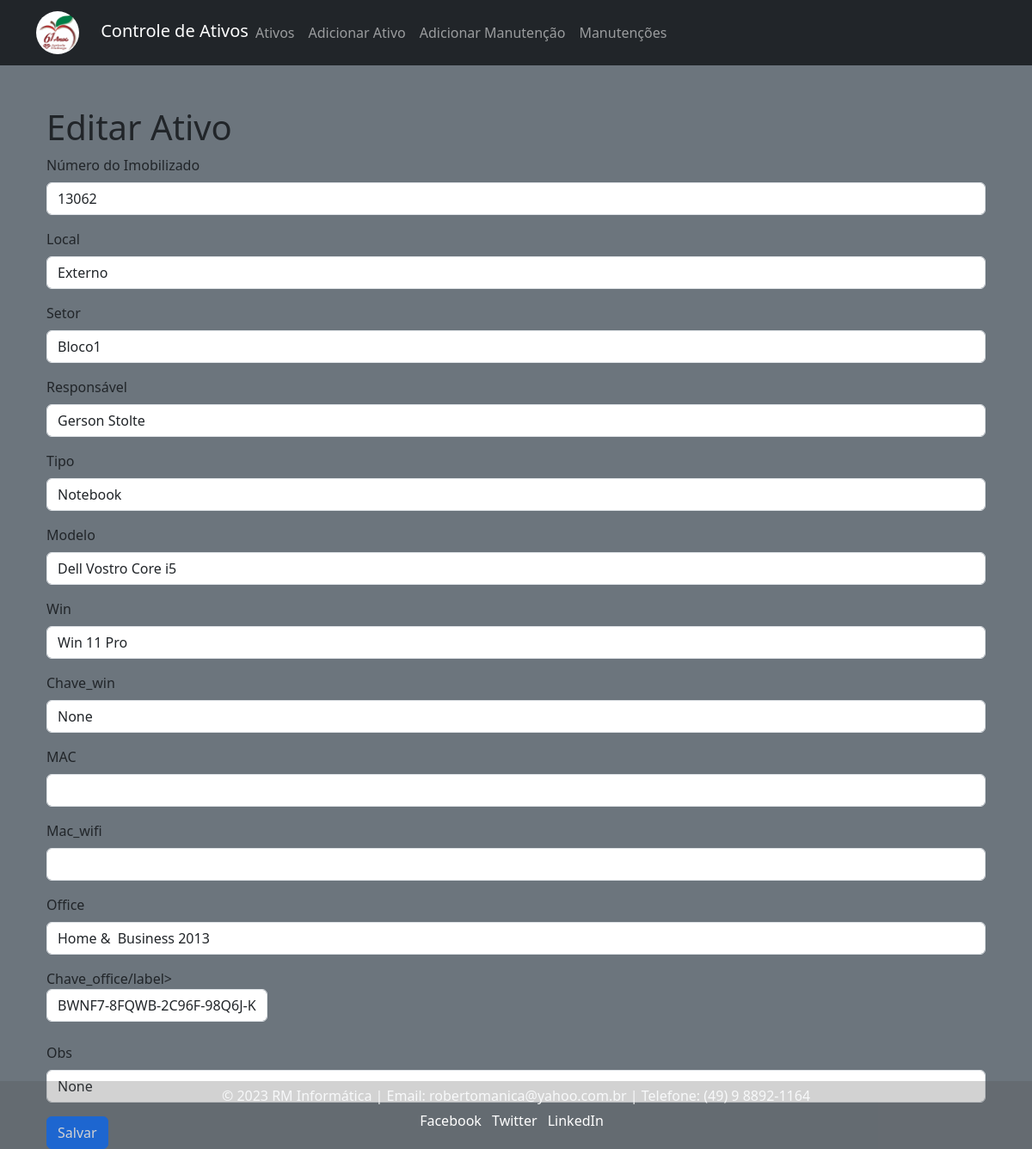
/editar-ativo/127/ (signed in), run on an earlier commit of the app's database.
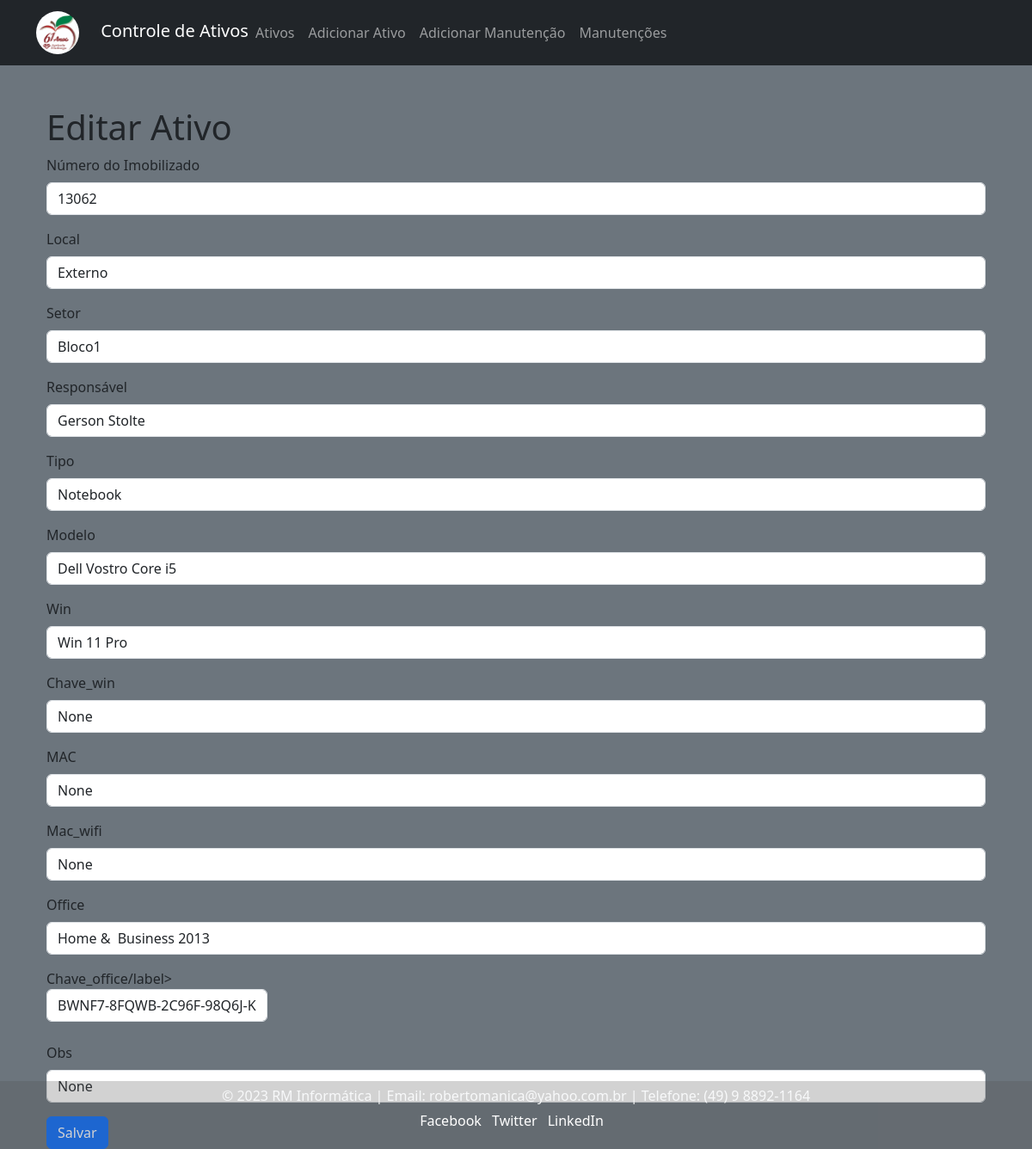
And on a later commit of the database.
### core/models.py (models this page shows)
class Ativos(models.Model):
    imob = models.IntegerField()
    local = models.TextField()
    setor = models.TextField()
    responsavel = models.TextField()
    tipo = models.TextField()
    modelo = models.TextField()
    win = models.TextField()
    chave_win = models.TextField(blank=True, null=True)
    mac = models.TextField()
    mac_wifi = models.TextField()
    office = models.TextField()
    chave_office = models.TextField(blank=True, null=True)
    obs = models.TextField(blank=True, null=True)

### core/views.py (the view)
# urls.py: path('editar-ativo/<int:ativo_id>/', views.editar_ativo, name='editar-ativo'),
def editar_ativo(request, ativo_id):
    ativo = Ativos.objects.get(id=ativo_id)
    if request.method == 'POST':
        form = AtivosForm(request.POST, instance=ativo)
        if form.is_valid():
            form.save()
            return redirect('lista-ativos')
    else:
        form = AtivosForm(instance=ativo)
    return render(request, 'editar_ativo.html', {'form': form, 'ativo': ativo})

### core/forms.py
class AtivosForm(forms.ModelForm):
    class Meta:
        model = Ativos
        fields = '__all__'  # Inclui todos os campos do modelo no formulário

### templates/editar_ativo.html (shortened to what this page needs)
{% extends 'base.html' %}
{% block content %}
  <div class="container mt-5">
    <h1>Editar Ativo</h1>
    <form method="POST" action="{% url 'editar-ativo' ativo.id %}">
      <div class="mb-3">
        <label for="imob" class="form-label">Número do Imobilizado</label>
        <input type="text" class="form-control" id="imob" name="imob" value="{{ ativo.imob }}" required>
      </div>
      <div class="mb-3">
        <label for="local" class="form-label">Local</label>
        <input type="text" class="form-control" id="local" name="local" value="{{ ativo.local }}" required>
      </div>
      <div class="mb-3">
        <label for="setor" class="form-label">Setor</label>
        <input type="text" class="form-control" id="setor" name="setor" value="{{ ativo.setor }}" required>
      </div>
      <div class="mb-3">
        <label for="responsavel" class="form-label">Responsável</label>
        <input type="text" class="form-control" id="responsavel" name="responsavel" value="{{ ativo.responsavel }}" required>
      </div>
      <div class="mb-3">
        <label for="tipo" class="form-label">Tipo</label>
        <input type="text" class="form-control" id="tipo" name="tipo" value="{{ ativo.tipo }}" required>
      </div>
      <div class="mb-3">
        <label for="modelo" class="form-label">Modelo</label>
        <input type="text" class="form-control" id="modelo" name="modelo" value="{{ ativo.modelo }}" required>
      </div>
      <div class="mb-3">
        <label for="win" class="form-label">Win</label>
        <input type="text" class="form-control" id="win" name="win" value="{{ ativo.win }}" required>
      </div>
      <div class="mb-3">
        <label for="chave_win" class="form-label">Chave_win</label>
        <input type="text" class="form-control" id="chave_win" name="chave_win" value="{{ ativo.chave_win}}" required>
      </div>
      <div class="mb-3">
        <label for="mac" class="form-label">MAC</label>
        <input type="text" class="form-control" id="mac" name="mac" value="{{ ativo.mac }}" required>
      </div>
      <div class="mb-3">
        <label for="mac_wifi" class="form-label">Mac_wifi</label>
        <input type="text" class="form-control" id="mac_wifi" name="mac_wifi" value="{{ ativo.mac_wifi }}" required>
      </div>
      <div class="mb-3">
        <label for="office" class="form-label">Office</label>
        <input type="text" class="form-control" id="office" name="office"value="{{ ativo.office }}" required>
      </div>
      <div class="mb-3">
        <label for="chave_office" class="form-label">Chave_office/label>
        <input type="text" class="form-control" id="chave_office" name="chave_office" value="{{ ativo.chave_office }}" required>
      </div>
      <div class="mb-3">
        <label for="obs" class="form-label">Obs</label>
        <input type="text" class="form-control" id="obs" name="obs" value="{{ ativo.obs }}" required>
      </div>
      <button type="submit" class="btn btn-primary">Salvar</button>
    </form>
  </div>
{% endblock %}

What changed in the data, as far as the page shows it:
changed Ativos "Externo": mac (not shown) → "None"; mac_wifi (not shown) → "None"
